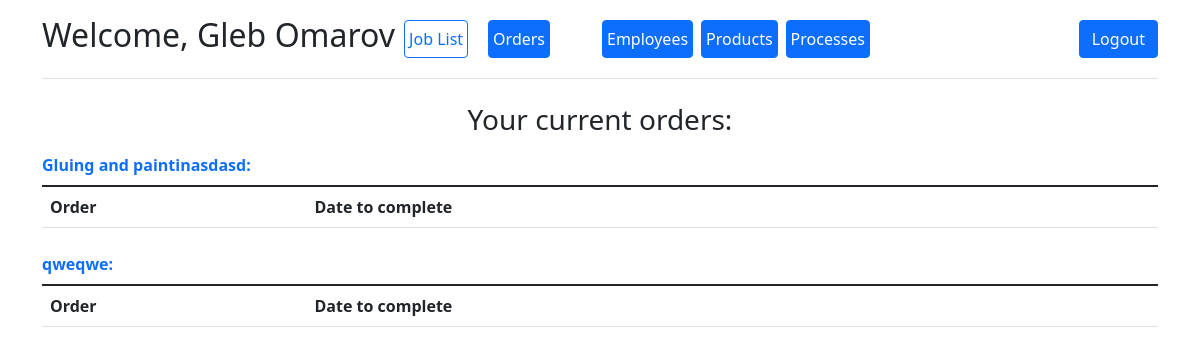
Page /dashboard (signed in) on the earlier database version.
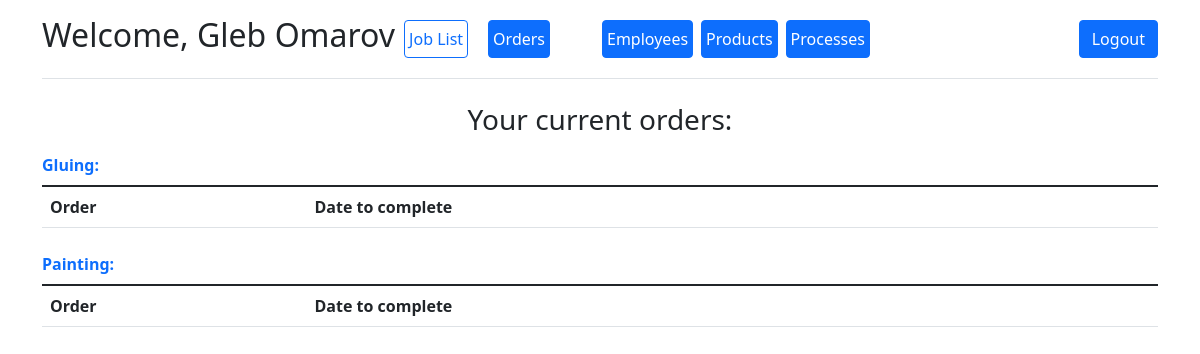
Same page on the later database version.
### app/models.py (models this page shows)
class Process(db.Model):
    process_id = db.Column(db.Integer, primary_key=True, nullable=False, autoincrement=True)
    name = db.Column("Name", db.String)
    responsible_employee = db.Column(db.Integer, db.ForeignKey('employee.id'))
    products = db.relationship("Product", secondary=product_processes, back_populates="processes")
    processes_in_order = db.relationship('ProcessInOrder', backref='Process', lazy='dynamic')

### app/routes.py (the view)
@process_app.route('/dashboard')
@login_required
def dashboard():
    table = [process for process in models.ProcessInOrder.query.filter_by(completed=False) if
             process.Process.responsible_employee == current_user.id]
    return render_template('homepage.html', table=table)

### app/__init__.py (called while the page is built)
@login_manager.user_loader
def load_user(user_id):
    return Employee.query.get(int(user_id))

### app/templates/homepage.html (shortened to what this page needs)
{% extends "base.html" %}
{% block content %}
<div class="container">
    <h3 class="text-center">Your current orders:</h3>
    {% for process in current_user.processes %}
    <table class="table table-hover">
        <caption class="caption-top text-primary fw-bold">{{ process.name }}:</caption>
        <thead>
        <tr>
            <th scope="col">Order</th>
            <th scope="col">Date to complete</th>
            <th scope="col" style="width:18%;"></th>
        </tr>
        </thead>
    </table>
    {% endfor %}
</div>
{% endblock %}

Differences in the rows shown:
changed Process: name "Gluing and paintinasdasd" → "Gluing"
changed Process: name "qweqwe" → "Painting"
